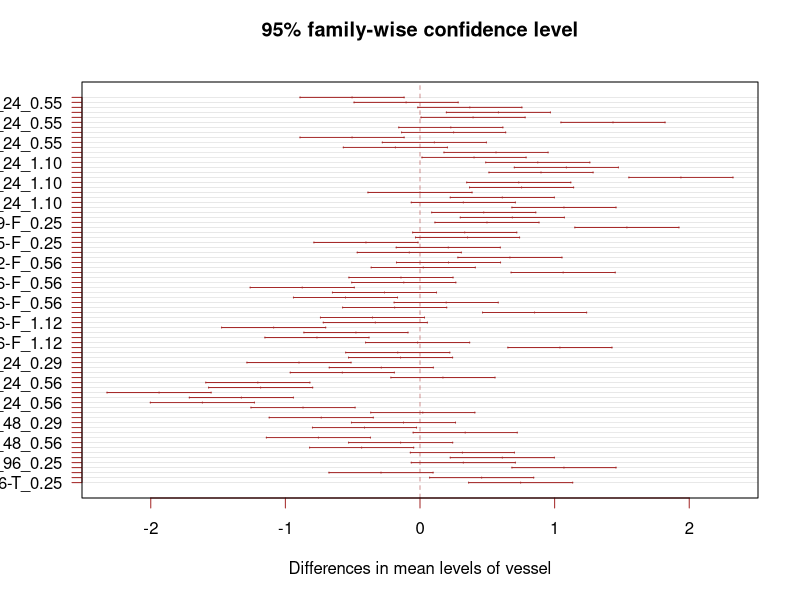
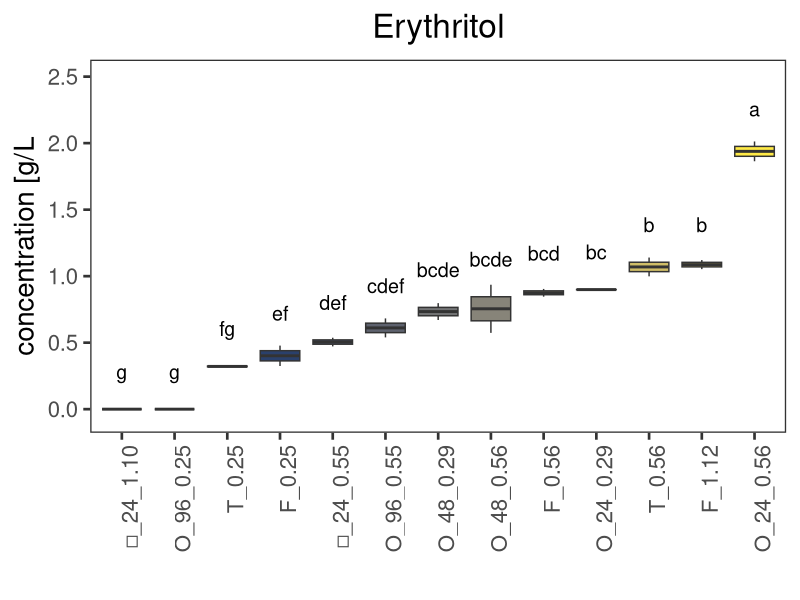
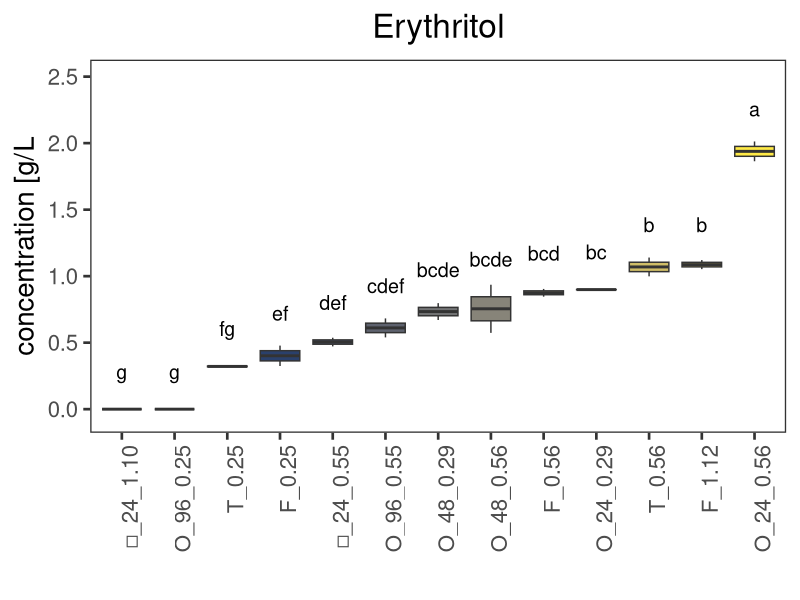

Generate these figures, in order, with R:
# library

library('viridis')
library('ggplot2')
library('multcompView')
library('dplyr')

# Create data
data <- data.frame(
  vessel = c("O_96_0.25",	"O_96_0.25",	"O_96_0.55",	"O_96_0.55",	"O_48_0.29",	"O_48_0.29",	"O_48_0.56",	"O_48_0.56",	"O_24_0.29",	"O_24_0.29",	"O_24_0.56",	"O_24_0.56",	"□_24_0.55",	"□_24_0.55",	"□_24_1.10",	"□_24_1.10",	"T_0.25",	"T_0.25",	"T_0.56",	"T_0.56",	"F_0.25",	"F_0.25",	"F_0.56",	"F_0.56",	"F_1.12",	"F_1.12"),
  ery = c(0,	0,	0.682485742367238,	0.539745374719671,	0.670565991267252,	0.797044098536813,	0.573829300662807,	0.935692053587379,	0.900208925455609,	0.897636605309924,	1.86393925943494,	2.01270167579619,	0.472125957098351,	0.537306077063745,	0,	0,	0.326714177450413,	0.316314734805785,	1.14007032690131,	0.998706697021912,	0.324656504937301,	0.478147177796531,	0.845964910179456,	0.90422062454191,	1.12110473992559,	1.05274817250716))

# What is the effect of the treatment on the value ?
anova <- aov(ery ~ vessel, data = data)
summary(anova)

# Tukey test to study each pair of treatment :
tukey <- TukeyHSD(x = anova, 'vessel', conf.level = 0.95)
print(tukey)

# Tuckey test representation :
plot(tukey , las = 1, col = "brown")

# compact letter display
cld <- multcompLetters4(anova, tukey)
print(cld)

# table with factors and 3rd quantile
Tk <- group_by(data, vessel) %>%
  summarise(mean=mean(ery), quant = quantile(ery, probs = 0.75)) %>%
  arrange(desc(mean))

# extracting the compact letter display and adding to the Tk table
cld <- as.data.frame.list(cld$vessel)
Tk$cld <- cld$Letters

print(Tk)

# Create a vector named "new_order" containing the desired order
new_order <- with(data, reorder(vessel, ery, median, na.rm = TRUE))

# boxplot

ggplot(data, aes(x = new_order, ery)) + 
  geom_boxplot(aes(fill = factor(..middle..)), show.legend = FALSE) +
  labs(x = "", y = "concentration [g/L") +
  ylim(-0.05, 2.5) +
  ggtitle('Erythritol') +
  theme_bw(base_size = 20) + 
  theme(panel.grid.major = element_blank(), panel.grid.minor = element_blank(),
        axis.text.x = element_text(angle = 90, hjust = 1),
        plot.title = element_text(hjust = 0.5)) +  # Rotate x-axis labels
  geom_text(data = Tk, aes(x = vessel, y = quant, label = cld), size = 5, vjust = -2, hjust = 0.5) +
  scale_fill_viridis_d(option='cividis')


# saving the final figure
ggsave("boxplot_ery.png", width = 7, height = 7, dpi = 1000)
